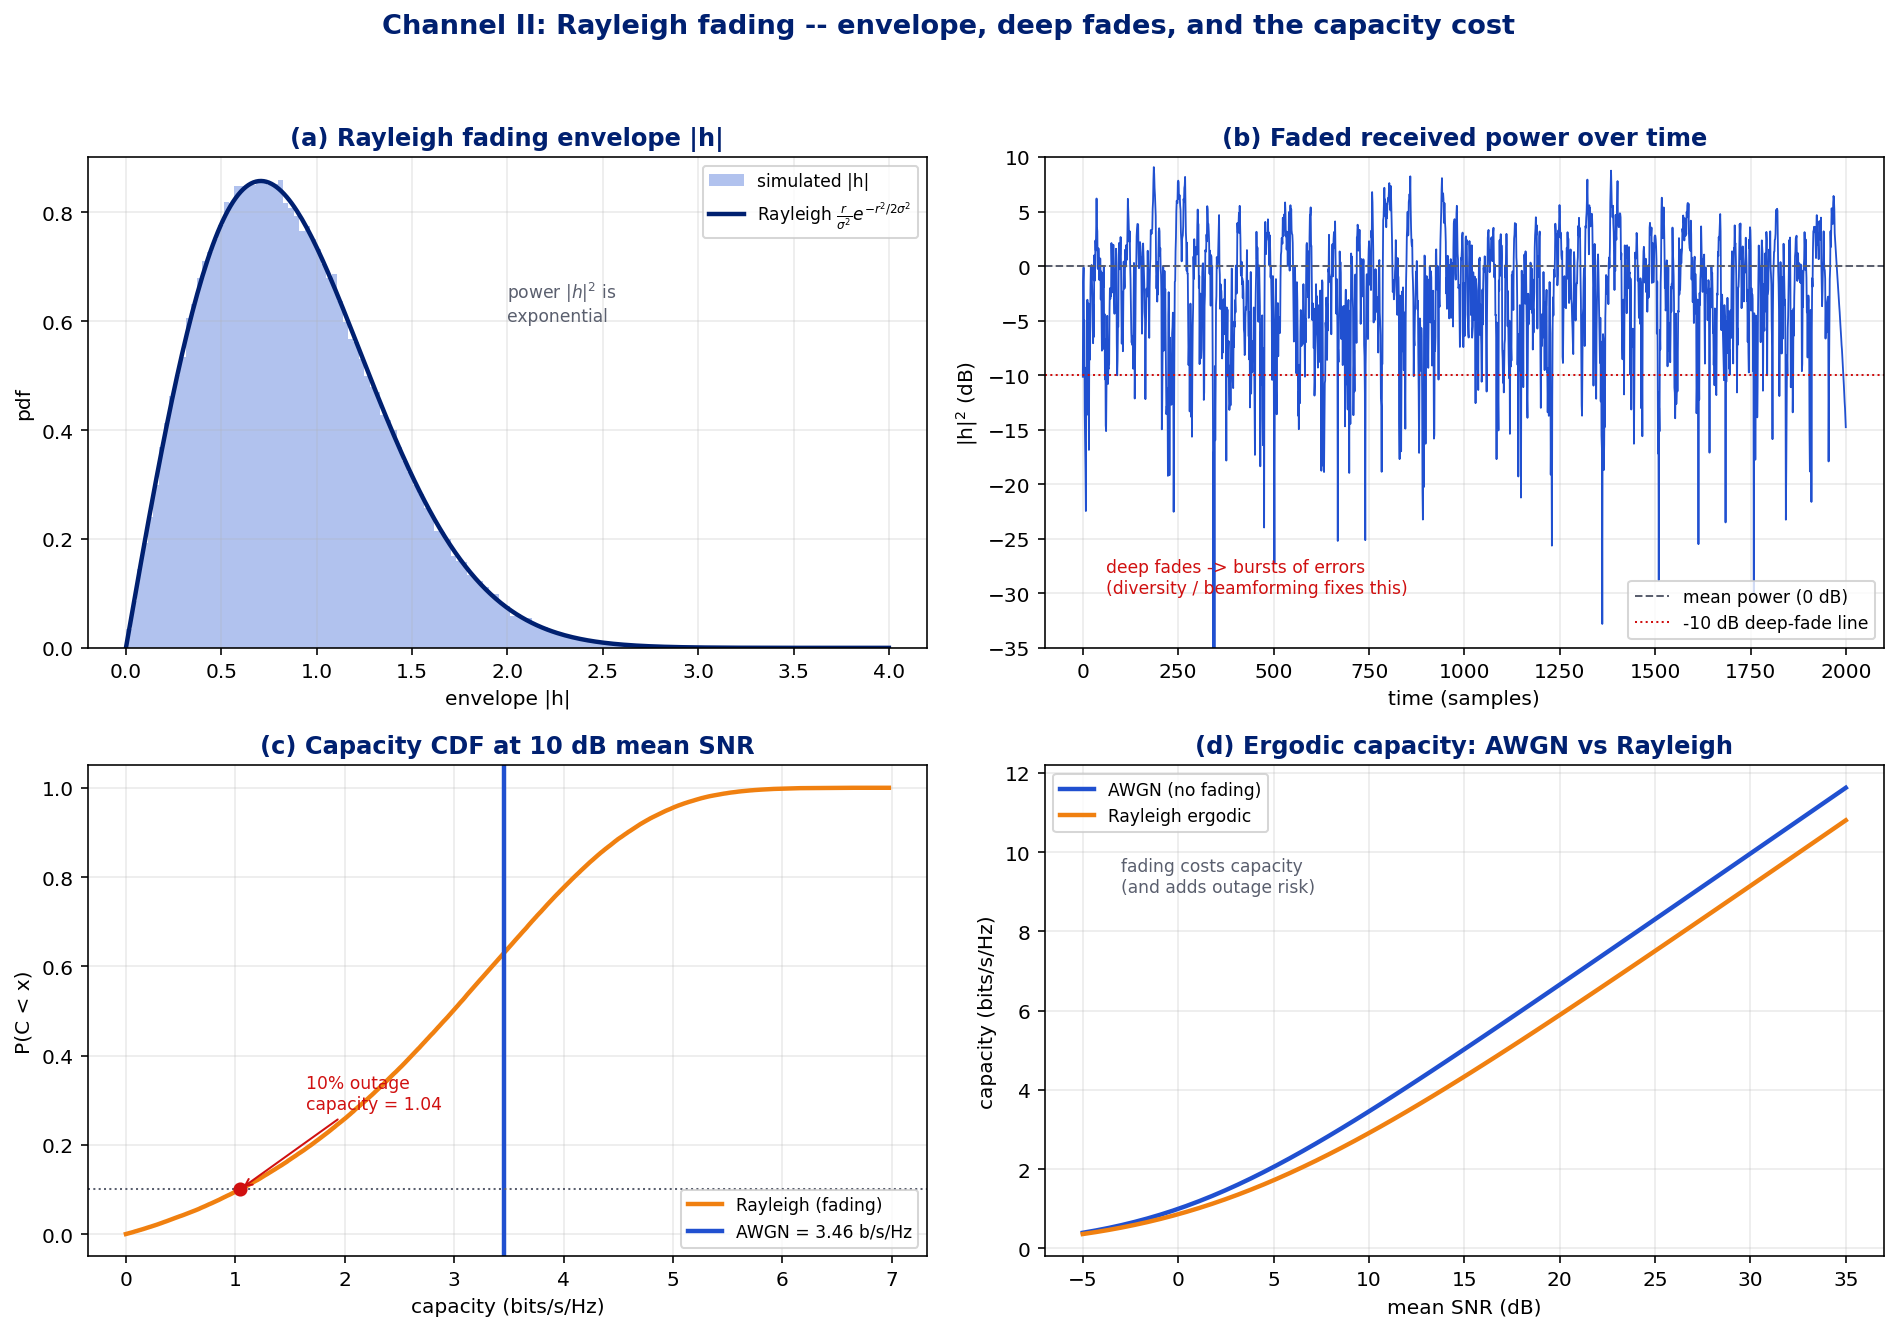

Here is the Python script that generated this plot:
# -*- coding: utf-8 -*-
"""Seminar: Channel -- fading (Rayleigh).
(a) Rayleigh envelope PDF + histogram.
(b) A faded power time series (dB) showing deep fades.
(c) Capacity CDF: AWGN vs Rayleigh (same mean SNR) -> outage.
(d) Ergodic capacity vs SNR: AWGN vs Rayleigh."""
import os, numpy as np
import matplotlib; matplotlib.use("Agg")
import matplotlib.pyplot as plt

HERE=os.path.dirname(os.path.abspath(__file__)); rng=np.random.default_rng(7)
NAVY="#002070"; BLUE="#2050D0"; ORANGE="#F08010"; GREY="#5a5f6e"; RED="#D01010"; GREEN="#1e9e6a"
plt.rcParams.update({"font.size":10,"axes.titlesize":12,"axes.titlecolor":NAVY,"axes.titleweight":"bold"})
fig,((a,b),(c,d))=plt.subplots(2,2,figsize=(13.2,9.2))

# ---------------- (a) Rayleigh envelope PDF ----------------
sig=1.0
h=(rng.standard_normal(200000)+1j*rng.standard_normal(200000))*sig/np.sqrt(2)  # E|h|^2=1
r=np.abs(h)
a.hist(r,bins=120,density=True,color=BLUE,alpha=0.35,label="simulated |h|")
rr=np.linspace(0,4,300); pdf=(rr/(sig**2/2))*np.exp(-rr**2/(2*(sig**2/2)))  # sigma_R^2=sig^2/2
a.plot(rr,pdf,color=NAVY,lw=2.2,label=r"Rayleigh $\frac{r}{\sigma^2}e^{-r^2/2\sigma^2}$")
a.set_title("(a) Rayleigh fading envelope |h|"); a.set_xlabel("envelope |h|"); a.set_ylabel("pdf")
a.legend(fontsize=8.5); a.grid(alpha=0.25)
a.text(2.0,0.6,"power $|h|^2$ is\nexponential",fontsize=8.5,color=GREY)

# ---------------- (b) faded power time series ----------------
# correlated (Clarke-like) fading via filtered complex Gaussian
N=2000; fd=0.01  # normalised Doppler
t=np.arange(N)
w=(rng.standard_normal(N)+1j*rng.standard_normal(N))/np.sqrt(2)
# simple lowpass to induce time-correlation
from numpy import convolve
k=np.exp(-np.linspace(0,4,60)); k/=np.sqrt(np.sum(k**2))
hf=convolve(w,k,mode="same"); hf/=np.sqrt(np.mean(np.abs(hf)**2))
pdB=10*np.log10(np.abs(hf)**2+1e-12)
b.plot(t,pdB,color=BLUE,lw=0.9)
b.axhline(0,color=GREY,lw=1,ls="--",label="mean power (0 dB)")
b.axhline(-10,color=RED,lw=1,ls=":",label="-10 dB deep-fade line")
b.set_title("(b) Faded received power over time"); b.set_xlabel("time (samples)"); b.set_ylabel("|h|$^2$ (dB)")
b.set_ylim(-35,10); b.legend(fontsize=8.5,loc="lower right"); b.grid(alpha=0.25)
b.text(60,-30,"deep fades -> bursts of errors\n(diversity / beamforming fixes this)",fontsize=8.5,color=RED)

# ---------------- (c) capacity CDF AWGN vs Rayleigh ----------------
snr0=10**(10/10)  # 10 dB mean
Ns=200000
g=np.abs((rng.standard_normal(Ns)+1j*rng.standard_normal(Ns))/np.sqrt(2))**2
C_ray=np.log2(1+snr0*g); C_awgn=np.log2(1+snr0)
xs=np.sort(C_ray); cdf=np.arange(1,Ns+1)/Ns
c.plot(xs,cdf,color=ORANGE,lw=2.2,label="Rayleigh (fading)")
c.axvline(C_awgn,color=BLUE,lw=2.2,label=f"AWGN = {C_awgn:.2f} b/s/Hz")
# 10% outage capacity
Cout=np.percentile(C_ray,10)
c.axhline(0.1,color=GREY,lw=1,ls=":"); c.plot([Cout],[0.1],"o",color=RED)
c.annotate(f"10% outage\ncapacity = {Cout:.2f}",xy=(Cout,0.1),xytext=(Cout+0.6,0.28),fontsize=8.5,color=RED,
           arrowprops=dict(arrowstyle="->",color=RED))
c.set_title("(c) Capacity CDF at 10 dB mean SNR"); c.set_xlabel("capacity (bits/s/Hz)"); c.set_ylabel("P(C < x)")
c.legend(fontsize=8.5,loc="lower right"); c.grid(alpha=0.25)

# ---------------- (d) ergodic capacity vs SNR ----------------
snr_dB=np.linspace(-5,35,60); erg=[]; awg=[]
gg=np.abs((rng.standard_normal(60000)+1j*rng.standard_normal(60000))/np.sqrt(2))**2
for s in snr_dB:
    S=10**(s/10); erg.append(np.mean(np.log2(1+S*gg))); awg.append(np.log2(1+S))
d.plot(snr_dB,awg,color=BLUE,lw=2.2,label="AWGN (no fading)")
d.plot(snr_dB,erg,color=ORANGE,lw=2.2,label="Rayleigh ergodic")
d.set_title("(d) Ergodic capacity: AWGN vs Rayleigh"); d.set_xlabel("mean SNR (dB)"); d.set_ylabel("capacity (bits/s/Hz)")
d.legend(fontsize=8.5); d.grid(alpha=0.25)
d.text(-3,9,"fading costs capacity\n(and adds outage risk)",fontsize=8.5,color=GREY)

fig.suptitle("Channel II: Rayleigh fading -- envelope, deep fades, and the capacity cost",
             fontsize=13.5,color=NAVY,weight="bold",y=0.995)
fig.tight_layout(rect=(0,0,1,0.965))
fig.savefig(os.path.join(HERE,"ch2_rayleigh_fading.png"),dpi=145,bbox_inches="tight")
print("saved ch2_rayleigh_fading.png")
